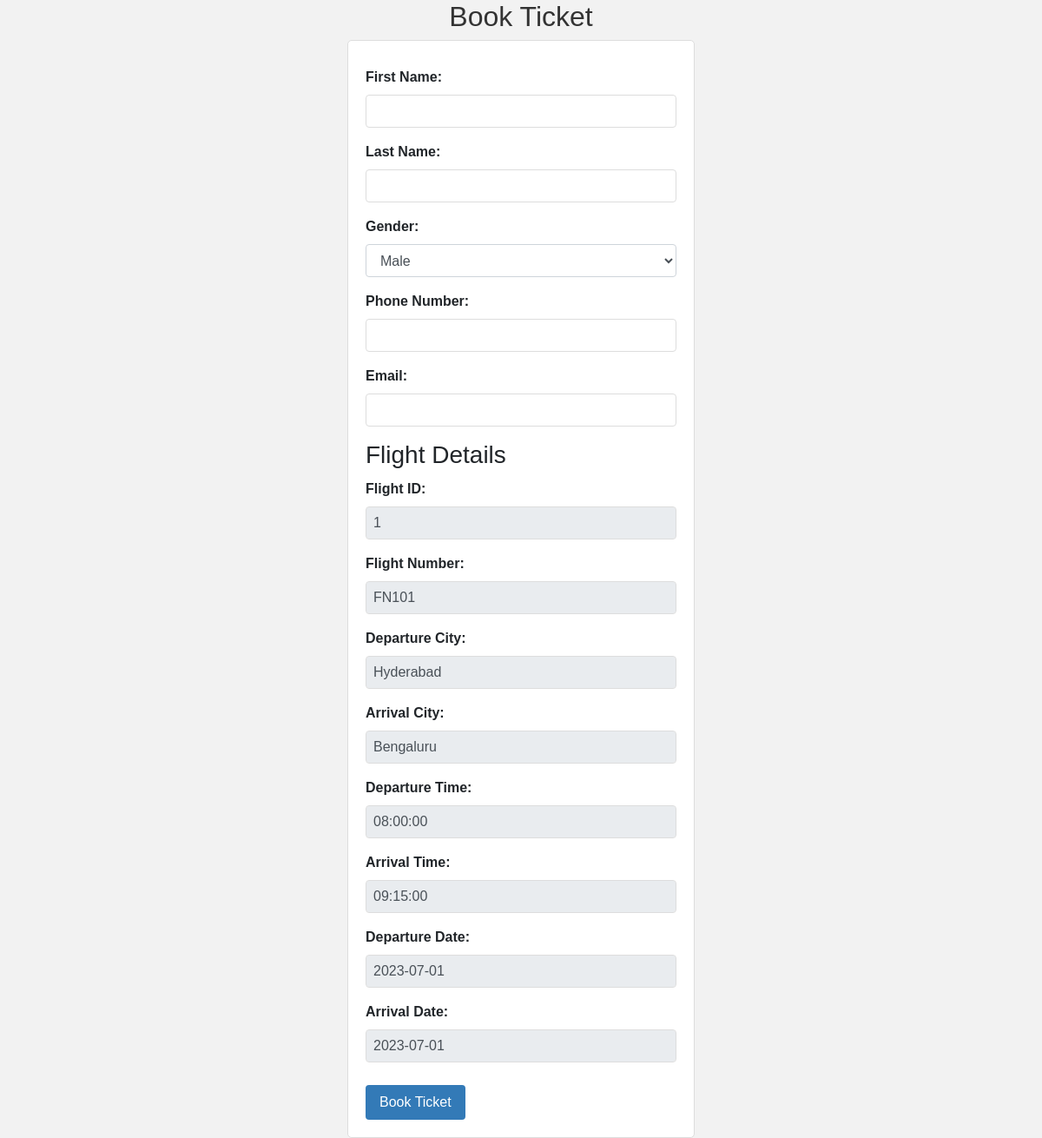
Screenshot of /user/bookticket/FN101 with the database file from the repository.
### tables this page shows
CREATE TABLE flights (
  flight_id INTEGER PRIMARY KEY AUTOINCREMENT,
  flight_number VARCHAR(10) NOT NULL,
  departure_city VARCHAR(50) NOT NULL,
  departure_date DATE NOT NULL,
  departure_time TIME NOT NULL,
  arrival_city VARCHAR(50) NOT NULL,
  arrival_date DATE NOT NULL,
  arrival_time TIME NOT NULL,
  available_seats INTEGER NOT NULL
);

### user.py (the view, shortened to what this page needs)
@user_routes.route('/user/bookticket/<flight_number>', methods=['GET', 'POST'])
def book_ticket(flight_number):
    conn = sqlite3.connect('flightreservationdb.db')
    cursor = conn.cursor()
    cursor.execute("SELECT * FROM flights WHERE flight_number = ?", (flight_number,))
    flight = cursor.fetchone()
    conn.close()
    return render_template('/user/bookticket.html', flight=flight)

### templates/user/bookticket.html (shortened to what this page needs)
<!DOCTYPE html>
<html lang="en">
<head>
    <link rel="stylesheet" href="https://stackpath.bootstrapcdn.com/bootstrap/4.5.0/css/bootstrap.min.css">
</head>
<body>
    <div class="container">
        <h2 class="text-center">Book Ticket</h2>
        <form action="/user/bookticket/{{ flight[1] }}" method="POST">
            <div class="form-group">
                <label for="first_name">First Name:</label>
                <input type="text" id="first_name" name="first_name" class="form-control" required>
            </div>
            <div class="form-group">
                <label for="last_name">Last Name:</label>
                <input type="text" id="last_name" name="last_name" class="form-control" required>
            </div>
            <div class="form-group">
                <label for="gender">Gender:</label>
                <select id="gender" name="gender" class="form-control" required>
                    <option value="male">Male</option>
                </select>
            </div>
            <div class="form-group">
                <label for="phone_number">Phone Number:</label>
                <input type="text" id="phone_number" name="phone_number" class="form-control" required>
            </div>
            <div class="form-group">
                <label for="email">Email:</label>
                <input type="email" id="email" name="email" class="form-control" required>
            </div>
            <h3>Flight Details</h3>
            <div class="form-group">
                <label for="flight_id">Flight ID:</label>
                <input type="text" id="flight_id" name="flight_id" value="{{ flight[0] }}" class="form-control" readonly>
            </div>
            <div class="form-group">
                <label for="flight_number">Flight Number:</label>
                <input type="text" id="flight_number" name="flight_number" value="{{ flight[1] }}" class="form-control" readonly>
            </div>
            <div class="form-group">
                <label for="departure_city">Departure City:</label>
                <input type="text" id="departure_city" name="departure_city" value="{{ flight[2] }}" class="form-control" readonly>
            </div>
            <div class="form-group">
                <label for="arrival_city">Arrival City:</label>
                <input type="text" id="arrival_city" name="arrival_city" value="{{ flight[5] }}" class="form-control" readonly>
            </div>
            <div class="form-group">
                <label for="departure_time">Departure Time:</label>
                <input type="text" id="departure_time" name="departure_time" value="{{ flight[4] }}" class="form-control" readonly>
            </div>
            <div class="form-group">
                <label for="arrival_time">Arrival Time:</label>
                <input type="text" id="arrival_time" name="arrival_time" value="{{ flight[7] }}" class="form-control" readonly>
            </div>
            <div class="form-group">
                <label for="departure_date">Departure Date:</label>
                <input type="text" id="departure_date" name="departure_date" value="{{ flight[3] }}" class="form-control" readonly>
            </div>
            <div class="form-group">
                <label for="arrival_date">Arrival Date:</label>
                <input type="text" id="arrival_date" name="arrival_date" value="{{ flight[6] }}" class="form-control" readonly>
            </div>
            <input type="submit" value="Book Ticket" class="btn btn-primary">
        </form>
    </div>
</body>
</html>

### templates/user/bookticket.html (style rules this page uses)
body { font-family: Arial, sans-serif; background-color: #f2f2f2; }
h2 { color: #333; text-align: center; }
form { width: 400px; margin: 0 auto; padding: 20px; background-color: #fff; border: 1px solid #ddd; border-radius: 5px; }
label { display: block; margin-top: 10px; font-weight: bold; }
input[type="text"], input[type="email"], select { width: 100%; padding: 8px; box-sizing: border-box; border: 1px solid #ddd; border-radius: 4px; }
input[type="submit"] { padding: 8px 16px; margin-top: 10px; background-color: #337ab7; color: #fff; border: none; border-radius: 4px; cursor: pointer; }

### rows the page displays
flights: flight_id "1", flight_number "FN101", departure_city "Hyderabad", arrival_city "Bengaluru", departure_time "08:00:00", arrival_time "09:15:00", departure_date "2023-07-01", arrival_date "2023-07-01"
